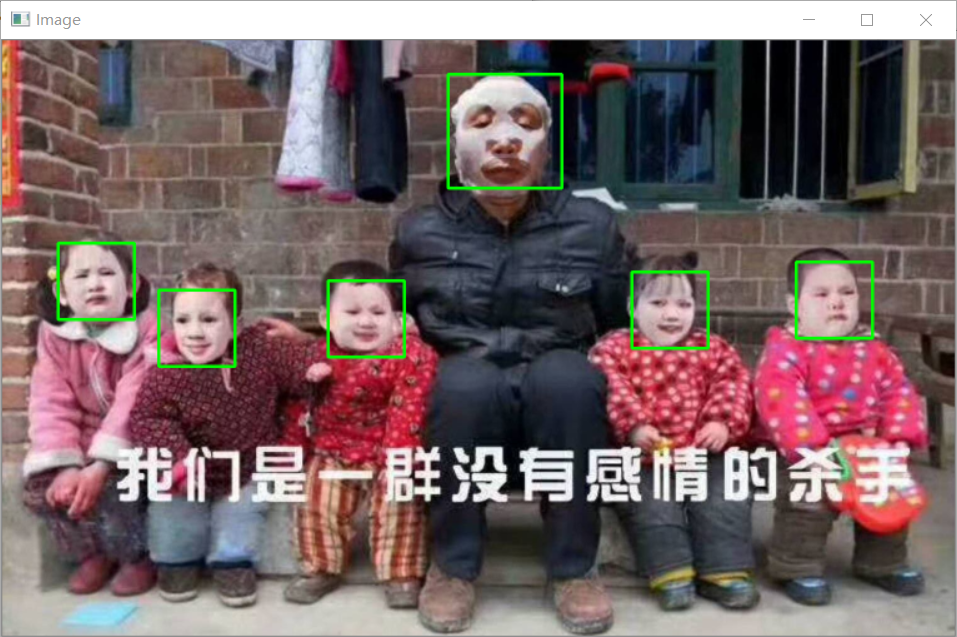
#> input picture Python学习进阶/guilin/人脸识别/img.png, 957 x 637 px
$ python '人脸识别.py'
#> lines starting #> are read from the running program, lines starting #| are printed output that depends on the picture
# !/usr/bin/python3
# _*_ coding:utf-8 _*_
#
# Copyright (C) 2023 - 2023 pgl, Inc. All Rights Reserved
#
# @Time    : 2023/2/gyx 17:38
# @Author  : pgl
# @File    : 人脸识别.py.py
# @IDE     : PyCharm


import cv2

img = cv2.imread(r"img.png")
#> img is the input picture: shape (637, 957, 3); mean B, G, R 102.8, 101.8, 119.5
gray = cv2.cvtColor(img, cv2.COLOR_BGR2GRAY)
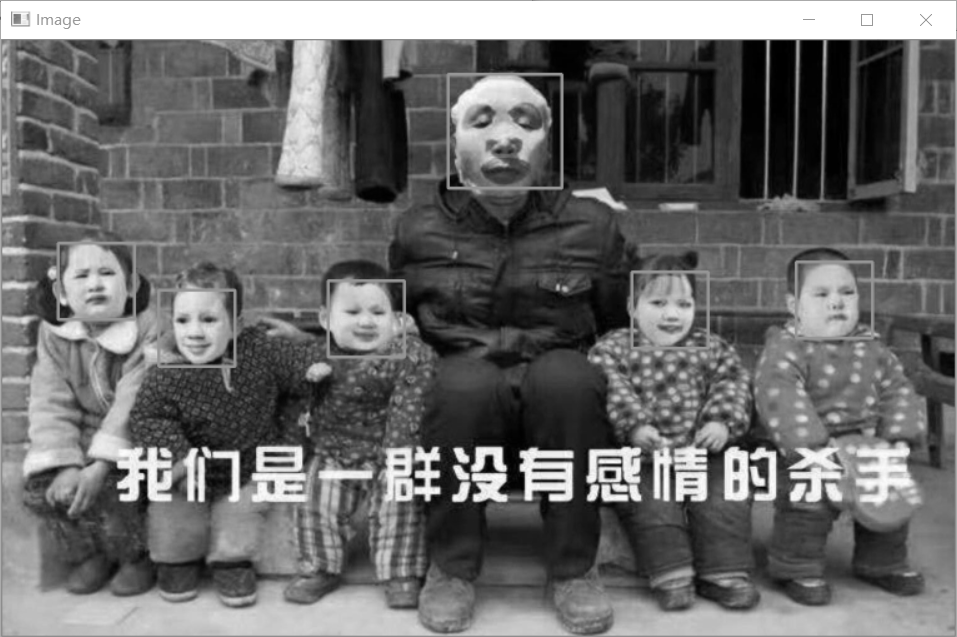
#> gray: shape (637, 957); min 0, max 255, mean 107.2
face_cascade = cv2.CascadeClassifier(r"haarcascade_frontalface_default.xml")

faces = face_cascade.detectMultiScale(gray, scaleFactor=1.5, minNeighbors=30)
#> faces = ()
for x, y, w, h in faces:
    img = cv2.rectangle(img, (x, y), (x + w, y + h), (0, 255, 0), 3)
#> this loop made 0 passes

resized = cv2.resize(img, (int(img.shape[1] / 4), int(img.shape[0] / 4)))
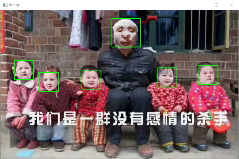
#> resized: shape (159, 239, 3); mean B, G, R 103, 101.9, 119.7
cv2.imshow("3", img)
